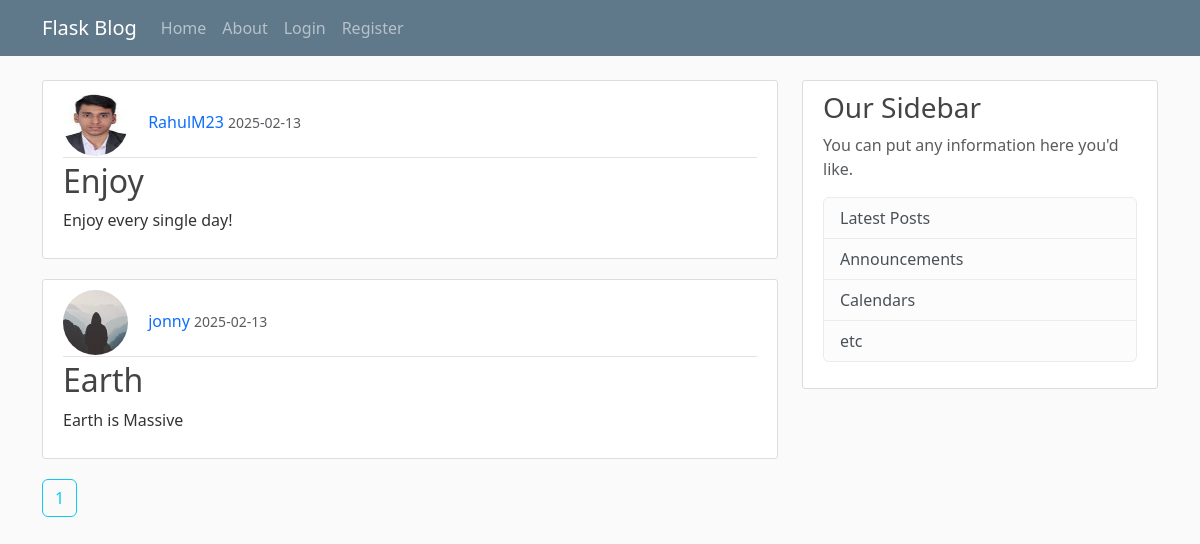
Page /home on the earlier database version.
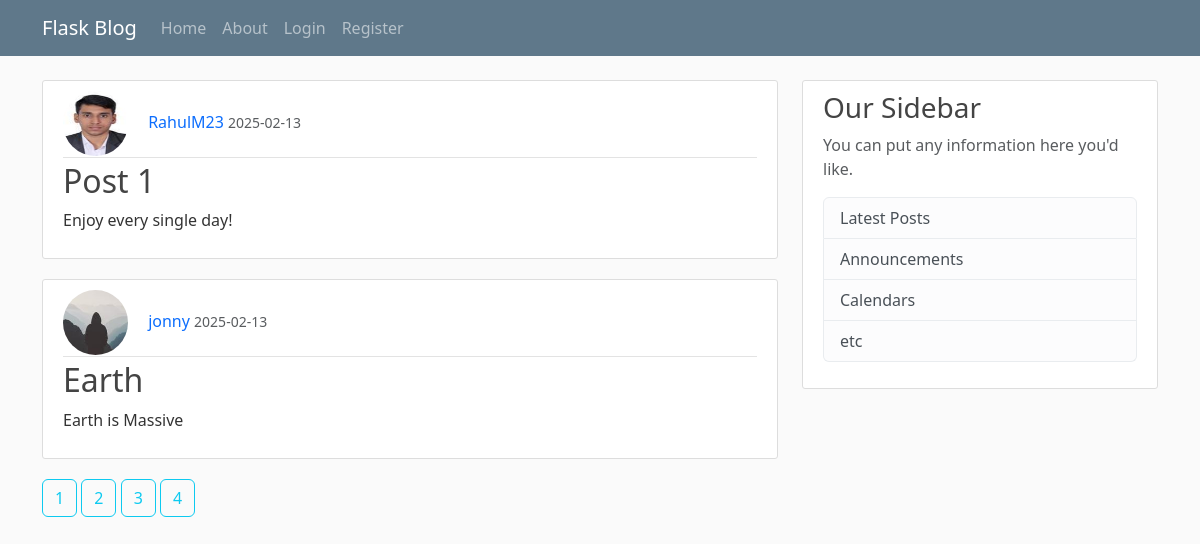
Same page on the later database version.
### main/models.py (models this page shows, shortened)
class Post(db.Model):
    id = db.Column(db.Integer, primary_key=True)
    title = db.Column(db.String(100), nullable=False)
    date_posted = db.Column(db.DateTime, nullable=False, default=datetime.utcnow)
    content = db.Column(db.Text, nullable=False)
    user_id = db.Column(db.Integer, db.ForeignKey('user.id'), nullable=False)

class User(db.Model, UserMixin):
    id = db.Column(db.Integer, primary_key=True)
    username = db.Column(db.String(20), unique=True, nullable=False)
    email = db.Column(db.String(120), unique=True, nullable=False)
    image_file = db.Column(db.String(20), nullable=False, default='default.jpg')
    password = db.Column(db.String(60), nullable=False)
    posts = db.relationship('Post',backref='author', lazy=True)

### main/routes.py (the view)
@app.route("/")
@app.route("/home")
def home():
    page = request.args.get('page', 1, type=int)
    posts = Post.query.paginate(page=page, per_page=2)
    return render_template("home.html", posts = posts)

### main/templates/home.html (shortened to what this page needs)
{% extends "layout.html" %}
{% block content %}
    {% for post in posts.items %}
        <article class="media content-section">
            <div class="media-body">
            <div class="article-metadata">
                <img class="rounded-circle article-img" src="{{url_for('static', filename='profile/' + post.author.image_file)}}" alt="">
                <a class="decoration mr-2" href="#">{{ post.author.username }}</a>
                <small class="text-muted">{{ post.date_posted.strftime('%Y-%m-%d') }}</small>
            </div>
            <h2><a class="decoration article-title" href="{{url_for('post', post_id=post.id)}}">{{ post.title }}</a></h2>
            <p class="article-content">{{ post.content }}</p>
            </div>
        </article>
    {% endfor %}
    {% for page_num in posts.iter_pages() %}
        {% if page_num %}
            <a class="btn btn-outline-info mb-4 decoration" href="{{ url_for('home', page=page_num) }}">{{page_num}}</a>
        {% else %}
            ...
        {% endif %}
    {% endfor %}
{% endblock %}

### main/templates/layout.html (shortened to what this page needs)
<!DOCTYPE html>
<html lang="en">
<head>
    <link href="https://cdn.jsdelivr.net/npm/bootstrap@5.3.3/dist/css/bootstrap.min.css" rel="stylesheet">
    <link rel="stylesheet" href="/static/main.css">
</head>
<body>
    <nav class="navbar navbar-expand-md navbar-dark bg-steel fixed-top">
        <div class="container">
          <a class="navbar-brand mr-4" href="/">Flask Blog</a>
          <div class="collapse navbar-collapse" id="navbarToggle">
            <div class="navbar-nav mr-auto">
              <a class="nav-item nav-link" href="{{ url_for('home') }}">Home</a>
              <a class="nav-item nav-link" href="{{ url_for('about') }}">About</a>
            </div>
            <div class="navbar-nav">
              {% if current_user.is_authenticated %}
                <a class="nav-item nav-link" href="{{ url_for('new_post') }}">New Post</a>
                <a class="nav-item nav-link" href="{{ url_for('account') }}">Account</a>
                <a class="nav-item nav-link" href="{{ url_for('logout') }}">Logout</a>
              {% else %}
                <a class="nav-item nav-link" href="{{ url_for('login') }}">Login</a>
                <a class="nav-item nav-link" href="{{ url_for('register') }}">Register</a>
              {% endif %}
            </div>
          </div>
        </div>
      </nav>
      <main role="main" class="container">
        <div class="row">
          <div class="col-md-8">
            {% block content %}{% endblock %}
          </div>
          <div class="col-md-4">
            <div class="content-section">
              <h3>Our Sidebar</h3>
              <p class='text-muted'>You can put any information here you'd like.
                <ul class="list-group">
                  <li class="list-group-item list-group-item-light">Latest Posts</li>
                  <li class="list-group-item list-group-item-light">Announcements</li>
                  <li class="list-group-item list-group-item-light">Calendars</li>
                  <li class="list-group-item list-group-item-light">etc</li>
                </ul>
              </p>
            </div>
          </div>
        </div>
      </main>
</body>
</html>

### main/static/main.css (style rules this page uses)
body { background: #fafafa; color: #333333; margin-top: 5rem; }
h1, h2, h3, h4, h5, h6 { color: #444444; }
.bg-steel { background-color: #5f788a; }
.content-section { background: #ffffff; padding: 10px 20px; border: 1px solid #dddddd; border-radius: 3px; margin-bottom: 20px; }
.article-title { color: #444444; }
.article-content { white-space: pre-line; }
.article-img { height: 65px; width: 65px; margin-right: 16px; }
.article-metadata { padding-bottom: 1px; margin-bottom: 4px; border-bottom: 1px solid #e3e3e3 }

### main/templates/home.html (style rules this page uses)
.decoration { text-decoration: none; }

Differences in the rows shown:
changed Post "Enjoy every single day!": title "Enjoy" → "Post 1"
Other differences:
new list line: "2"
new list line: "3"
new list line: "4"
